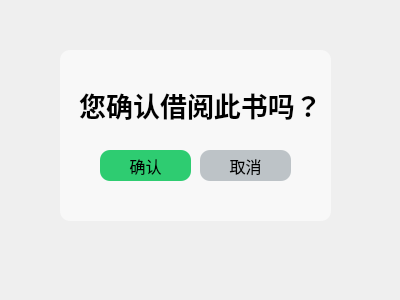
<?xml version="1.0" encoding="UTF-8"?>
<ui version="4.0">
 <class>add</class>
 <widget class="QDialog" name="add">
  <property name="geometry">
   <rect>
    <x>0</x>
    <y>0</y>
    <width>400</width>
    <height>300</height>
   </rect>
  </property>
  <property name="minimumSize">
   <size>
    <width>400</width>
    <height>300</height>
   </size>
  </property>
  <property name="maximumSize">
   <size>
    <width>400</width>
    <height>300</height>
   </size>
  </property>
  <property name="windowTitle">
   <string>Dialog</string>
  </property>
  <widget class="QPushButton" name="pushButton">
   <property name="geometry">
    <rect>
     <x>100</x>
     <y>150</y>
     <width>91</width>
     <height>31</height>
    </rect>
   </property>
   <property name="font">
    <font>
     <pointsize>12</pointsize>
    </font>
   </property>
   <property name="styleSheet">
    <string notr="true">background-color: rgb(46, 204, 113);
border-radius:10px ;</string>
   </property>
   <property name="text">
    <string>确认</string>
   </property>
  </widget>
  <widget class="QPushButton" name="pushButton_2">
   <property name="geometry">
    <rect>
     <x>200</x>
     <y>150</y>
     <width>91</width>
     <height>31</height>
    </rect>
   </property>
   <property name="font">
    <font>
     <pointsize>12</pointsize>
    </font>
   </property>
   <property name="styleSheet">
    <string notr="true">border-radius:10px ;
background-color: rgb(189, 195, 199);</string>
   </property>
   <property name="text">
    <string>取消</string>
   </property>
  </widget>
  <widget class="QLabel" name="label">
   <property name="geometry">
    <rect>
     <x>60</x>
     <y>80</y>
     <width>281</width>
     <height>51</height>
    </rect>
   </property>
   <property name="text">
    <string>&lt;html&gt;&lt;head/&gt;&lt;body&gt;&lt;p align=&quot;center&quot;&gt;&lt;span style=&quot; font-size:20pt; font-weight:700;&quot;&gt;您确认借阅此书吗？&lt;/span&gt;&lt;/p&gt;&lt;/body&gt;&lt;/html&gt;</string>
   </property>
  </widget>
  <widget class="QLabel" name="label_2">
   <property name="geometry">
    <rect>
     <x>60</x>
     <y>50</y>
     <width>271</width>
     <height>171</height>
    </rect>
   </property>
   <property name="styleSheet">
    <string notr="true">border-radius:10px ;
background-color: rgb(248, 248, 248);</string>
   </property>
   <property name="text">
    <string/>
   </property>
  </widget>
  <zorder>label_2</zorder>
  <zorder>pushButton</zorder>
  <zorder>pushButton_2</zorder>
  <zorder>label</zorder>
 </widget>
 <resources/>
 <connections/>
</ui>
